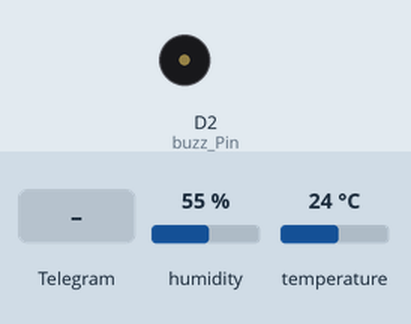
Recording of a sketch running on a simulated ESP8266 (NodeMCU). Parts: buzzer (waves = sounding). Inputs (shaded band) come from the test bench; at power-on: humidity 55 %, temperature 24 °C. WiFi joins after 1.5 s; servers stay silent unless stated; what the sketch prints to the serial monitor is not drawn.

Above: at 2.7 s.
2.8 s: Telegram message "/oku" received
At 4.2 s:
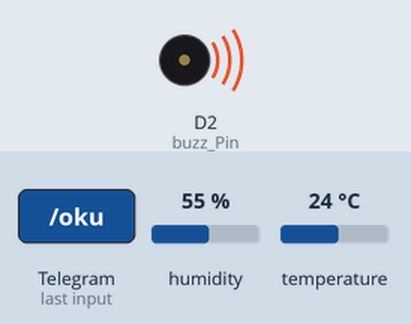
5.8 s: Telegram message "/start" received
Timing chart, 0 to 8.8 s (numbered marks = the images above; inputs shaded):
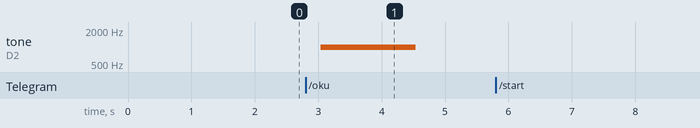

Measured:
- after the input at 2.8 s, tone on D2 (buzz_Pin): silent → 1000 Hz after 0.24 s, → silent 1.5 s later
- after the input at 5.8 s, every drawn part: stays the same

The sketch:

komutlu.ino
```cpp
#include <ESP8266WiFi.h>
#include <WiFiClientSecure.h>
#include <UniversalTelegramBot.h>
#include <ArduinoJson.h> -
#include "DHT.h"
#define DHTTYPE DHT11

const char* ssid = "LENOVO";
const char* password = "Cengiz.69";

#define BOTtoken "5062049919:AAHcNWSaKbjSWlGK1pFORJICEmUou1ovnnM"
#define CHAT_ID "1528021959"

WiFiClientSecure client;
UniversalTelegramBot bot(BOTtoken, client);

#define dht_dpin D6
DHT dht(dht_dpin, DHTTYPE);


String botOku(){

int frekans = 1000;
int buzz_Pin = 4;
int ms_on = 1500;
int ms_off = 1500;

float n = dht.readHumidity();
float s = dht.readTemperature();
delay(8);

String mesaj = "";
Serial.println("Sıcaklık: " + String(s) + " ºC \nNem: " + String (n) + " % \n");

if (s > 25 || n > 50) {
  if(s > 25 && n > 50){
    mesaj = "YÜKSEK SICAKLIK  VE NEM ⚠\n\n🌡 Sıcaklık: " + String(s) + " ºC \n🌡 Nem: " + String (n) + " % \n";
    tone(buzz_Pin, frekans);
    delay(ms_on);
    noTone(buzz_Pin);
    delay(ms_off);
    return mesaj;
  }

  else if(n > 50){
    mesaj = "YÜKSEK NEM ⚠\n\n🌡 Sıcaklık: " + String(s) + " ºC \n🌡 Nem: " + String (n) + " % \n";
    tone(buzz_Pin, frekans);
    delay(ms_on);
    noTone(buzz_Pin);
    delay(ms_off);
    return mesaj;
  }

  else if(s > 25){
    mesaj = "YÜKSEK SICAKLIK ⚠\n\n🌡 Sıcaklık: " + String(s) + " ºC \n🌡 Nem: " + String (n) + " % \n";
    tone(buzz_Pin, frekans);
    delay(ms_on);
    noTone(buzz_Pin);
    delay(ms_off);
    return mesaj;
  }
}

else {
mesaj = "İDEAL SICAKLIK VE NEM ✅\n\n🌡 Sıcaklık: " + String(s) + " ºC \n🌡 Nem: " + String (n) + " % \n";
return mesaj;
}

}

void yeniMesaj(int msj) {
  for (int i=0; i<msj; i++) {
  // Kullanıcı Adı alınıyor.
     String chat_id = String(bot.messages[i].chat_id);
  // Alınan mesaj yazdırılıyor.
     String text = bot.messages[i].text;
    Serial.println(text);

    String from_name = bot.messages[i].from_name;

    if (text == "/start") {
      String welcome = "Merhaba, " + from_name + ".\n";
      welcome += "Sıcaklık ve Nem ölçmek için aşağıdaki komutu kullanın.\n\n";
      welcome += "/oku \n";
      bot.sendMessage(chat_id, welcome, "");
    }

    if (text == "/oku") {
      String tlg = botOku();
      bot.sendMessage(chat_id, tlg, "");
    }
  }
}

void setup() {
dht.begin();

Serial.begin(9600);
client.setInsecure();
Serial.print("Wifi Bağlanıyor: ");
Serial.println(ssid);

WiFi.mode(WIFI_STA);
WiFi.begin(ssid, password);
while (WiFi.status() != WL_CONNECTED) {
Serial.print(".");
delay(5);
}
Serial.println("");
Serial.println("WiFi Bağlandı");
Serial.print("IP adresi: ");
Serial.println(WiFi.localIP());
}


void loop() {
  int msj = bot.getUpdates(bot.last_message_received + 1);
  while(msj) {
      Serial.println(" ");
      yeniMesaj(msj);
      msj = bot.getUpdates(bot.last_message_received + 1);
    }

}
```
